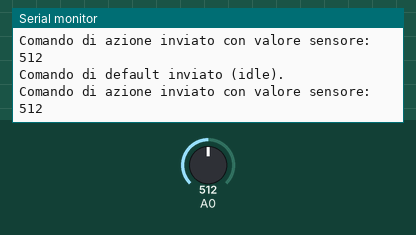
Bench run of a sketch on a simulated Arduino Nano, built with avr-gcc and run on an emulated ATmega328P. On the bench: the last lines printed to the serial monitor. Inputs (shaded band) come from the test bench; at power-on: A0 = 512.

Above: at 2.8 s.
2.9 s: A0 set to 716
At 3.9 s:
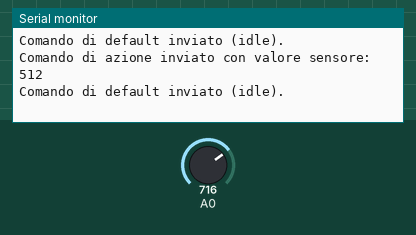
5.6 s: A0 set to 900
At 6.9 s:
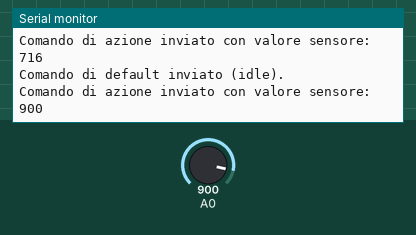
Timing chart, 0 to 8.6 s (numbered marks = the images above; inputs shaded):
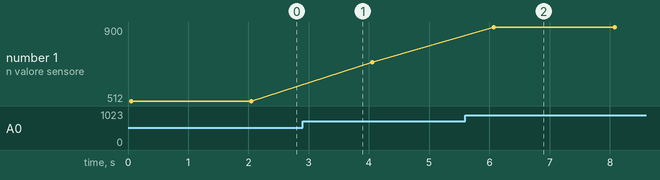

Measured:
- after the input at 5.6 s, the serial monitor: prints a new line after 0.47 s (image 2)
- plotted number 1: 512 → 716 after the input at 2.9 s, 716 → 900 after the input at 5.6 s

The sketch:

TESTSERALENANO2.ino
```cpp
#include <SoftwareSerial.h>

// Configurazione delle porte per la SoftwareSerial
SoftwareSerial mySerial(7, 6);  // RX, TX (D7 = RX, D6 = TX)

// Definizione dei comandi
#define COMMAND_ACTION 0xA1  // Comando per una determinata azione
#define COMMAND_IDLE 0xB0    // Comando di default (idle)

// Funzione per inviare un comando con dati
void sendCommand(byte command, int data) {
  byte startByte = 0x02;  // Byte di inizio (STX)
  byte endByte = 0x03;    // Byte di fine (ETX)

  // Iniziamo a inviare il pacchetto
  mySerial.write(startByte);    // Invia il byte di inizio
  mySerial.write(command);      // Invia il comando

  // Convertiamo l'int in due byte e li inviamo
  mySerial.write((byte)(data >> 8));  // Invia byte alto del dato
  mySerial.write((byte)(data & 0xFF)); // Invia byte basso del dato

  mySerial.write(endByte);      // Invia il byte di fine
}

void setup() {
  // Inizializza la SoftwareSerial
  mySerial.begin(9600);

  // Inizializza la seriale hardware per il debug
  Serial.begin(9600);

  Serial.println("Master Arduino Nano pronto per inviare comandi.");
}

void loop() {
  // Esempio di invio di un comando per un'azione specifica
  int sensorValue = analogRead(A0);  // Legge un valore da un sensore

  // Invia un comando di azione con il valore del sensore
  sendCommand(COMMAND_ACTION, sensorValue);
  Serial.print("Comando di azione inviato con valore sensore: ");
  Serial.println(sensorValue);

  delay(1000);  // Aspetta 1 secondo prima di inviare il prossimo comando

  // Invia un comando di default (idle)
  sendCommand(COMMAND_IDLE, 0);
  Serial.println("Comando di default inviato (idle).");

  delay(1000);  // Aspetta 1 secondo prima di inviare il prossimo comando
}
```
